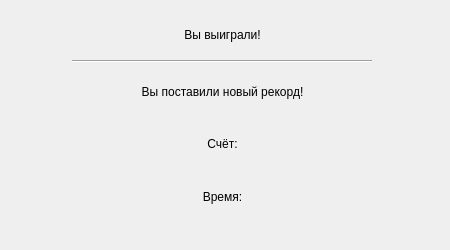
<?xml version="1.0" encoding="UTF-8"?>
<ui version="4.0">
 <class>win_popup_widget</class>
 <widget class="QWidget" name="win_popup_widget">
  <property name="geometry">
   <rect>
    <x>0</x>
    <y>0</y>
    <width>450</width>
    <height>250</height>
   </rect>
  </property>
  <property name="windowTitle">
   <string>Form</string>
  </property>
  <layout class="QVBoxLayout" name="verticalLayout_2" stretch="0,0,0,0">
   <property name="spacing">
    <number>5</number>
   </property>
   <property name="leftMargin">
    <number>10</number>
   </property>
   <property name="topMargin">
    <number>15</number>
   </property>
   <property name="rightMargin">
    <number>15</number>
   </property>
   <property name="bottomMargin">
    <number>30</number>
   </property>
   <item>
    <layout class="QVBoxLayout" name="title_layout">
     <property name="spacing">
      <number>5</number>
     </property>
     <item>
      <widget class="QLabel" name="title_label">
       <property name="text">
        <string>Вы выиграли!</string>
       </property>
       <property name="alignment">
        <set>Qt::AlignCenter</set>
       </property>
      </widget>
     </item>
     <item alignment="Qt::AlignHCenter">
      <widget class="Line" name="separator_line">
       <property name="sizePolicy">
        <sizepolicy hsizetype="Fixed" vsizetype="Fixed">
         <horstretch>0</horstretch>
         <verstretch>0</verstretch>
        </sizepolicy>
       </property>
       <property name="minimumSize">
        <size>
         <width>300</width>
         <height>0</height>
        </size>
       </property>
       <property name="orientation">
        <enum>Qt::Horizontal</enum>
       </property>
      </widget>
     </item>
    </layout>
   </item>
   <item>
    <widget class="QLabel" name="beat_highscore_label">
     <property name="text">
      <string>Вы поставили новый рекорд!</string>
     </property>
     <property name="alignment">
      <set>Qt::AlignCenter</set>
     </property>
    </widget>
   </item>
   <item>
    <widget class="QLabel" name="score_label">
     <property name="text">
      <string>Счёт:</string>
     </property>
     <property name="alignment">
      <set>Qt::AlignCenter</set>
     </property>
    </widget>
   </item>
   <item>
    <widget class="QLabel" name="time_label">
     <property name="text">
      <string>Время:</string>
     </property>
     <property name="alignment">
      <set>Qt::AlignCenter</set>
     </property>
    </widget>
   </item>
  </layout>
 </widget>
 <resources/>
 <connections/>
</ui>
